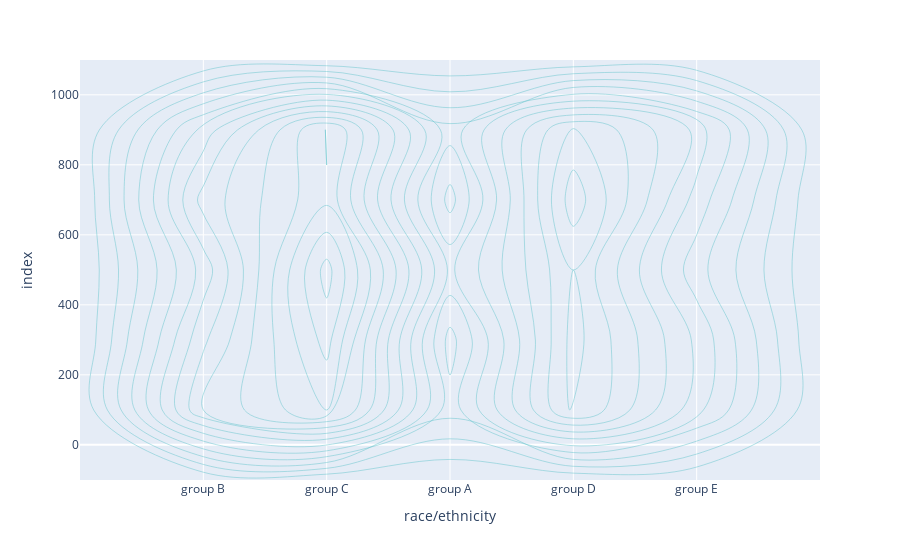

The notebook cell this image was saved under:
### Code cell
import plotly.express as px

count_race = df.groupby('race/ethnicity')['id'].nunique()

# create the histogram using Plotly
fig = px.density_contour(df, 
                   x='race/ethnicity',
                   
                   color_discrete_sequence=px.colors.qualitative.Pastel)

# show the histogram
fig.show()

### Figure 1 — Plotly figure (JSON) as saved in the notebook; plotly's stock layout.template omitted (floating-point values rounded to 4 significant figures; data arrays with more than 128 entries replaced by an {"elided": "..."} marker saying what was removed)
{"data": [{"contours": {"coloring": "none"}, "hovertemplate": "race/ethnicity=%{x}<br>index=%{y}<br>count=%{z}<extra></extra>", "legendgroup": "", "line": {"color": "rgb(102, 197, 204)"}, "name": "", "showlegend": false, "type": "histogram2dcontour", "x": {"elided": "1000 str values"}, "xaxis": "x", "xbingroup": "x", "y": {"elided": "1000 int values"}, "yaxis": "y", "ybingroup": "y"}], "layout": {"legend": {"tracegroupgap": 0}, "margin": {"t": 60}, "xaxis": {"anchor": "y", "domain": [0, 1], "title": {"text": "race/ethnicity"}}, "yaxis": {"anchor": "x", "domain": [0, 1], "title": {"text": "index"}}}}
